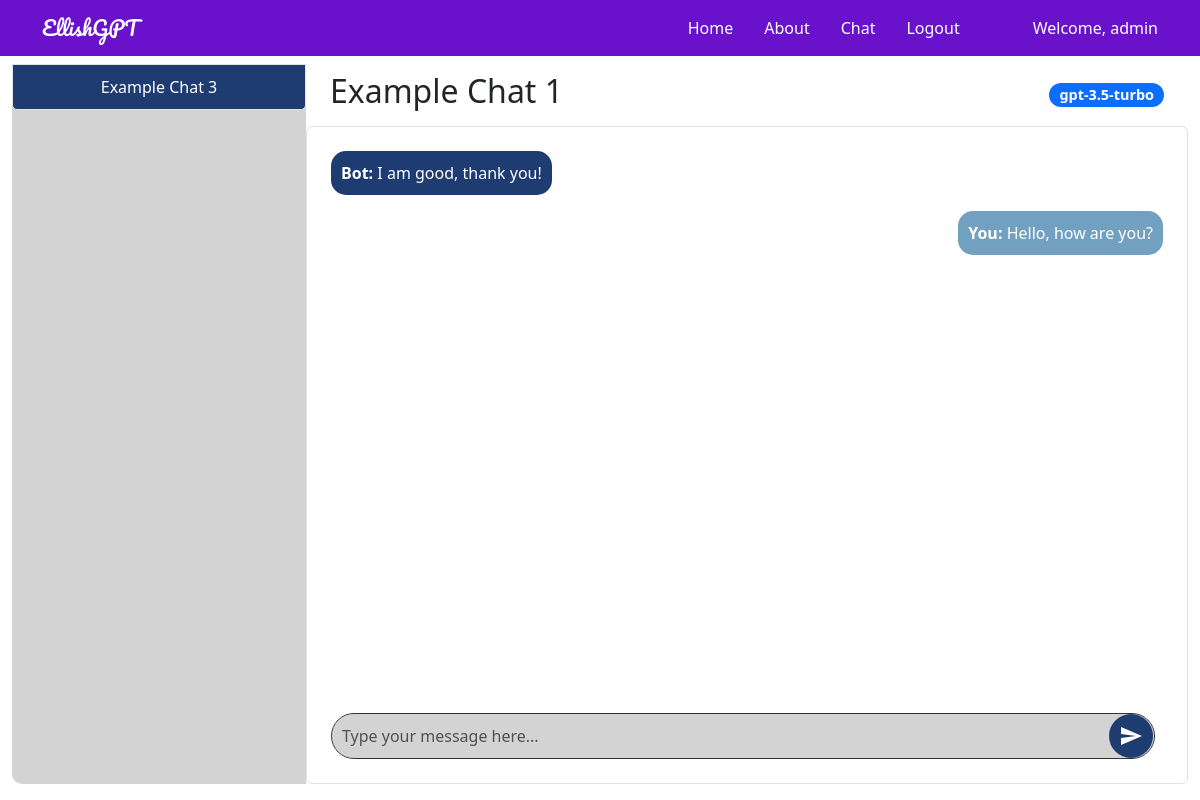
The app's page /chat/1 (signed in) with its own data.
### tables this page shows
CREATE TABLE users (
                userid INTEGER PRIMARY KEY,
                username TEXT NOT NULL UNIQUE,
                password TEXT NOT NULL
            );

CREATE TABLE chats (
                chat_id INTEGER PRIMARY KEY,
                user_id INTEGER,
                model_id INTEGER,
                title TEXT,
                chat TEXT,
                time TIMESTAMP,
                model_name TEXT,
                FOREIGN KEY(user_id) REFERENCES users(userid),
                FOREIGN KEY(model_id) REFERENCES models(modelid)
            );

CREATE TABLE chat_messages (
                id INTEGER PRIMARY KEY AUTOINCREMENT,
                chat_id INTEGER,
                sender TEXT,
                message TEXT,
                timestamp TIMESTAMP DEFAULT CURRENT_TIMESTAMP,
                FOREIGN KEY (chat_id) REFERENCES chats(chat_id)
            );

### genaiserver_wl_folder/flask_app.py (the view, shortened to what this page needs)
    @app.route('/chat/<int:chat_id>', methods=['GET', 'POST'])
    @login_required
    def open_chat(chat_id):
        try:
            db = get_db()
            username = session['username']
            cur = db.execute('SELECT userid FROM users WHERE username = ?', (username,))
            user_id = cur.fetchone()[0]
            cur = db.execute('SELECT * FROM chats WHERE chat_id = ?', (chat_id,))
            chat = cur.fetchone()
            if chat is None:
                logging.error(f"Chat with id {chat_id} not found.")
                flash("Chat not found.")
                return redirect(url_for('chat'))
            chat_data = dict(time=chat[5], chat=chat[4], title=chat[3], chat_id=chat[0], model_name=chat[6])
            cur_messages = db.execute('SELECT sender, message FROM chat_messages WHERE chat_id = ? ORDER BY timestamp DESC LIMIT 10', (chat_id,))
            messages = [{'sender': row[0], 'message': row[1]} for row in cur_messages.fetchall()]
            messages.reverse()  # Reverse to show the latest message at the bottom
            cur2 = db.execute('SELECT * FROM chats WHERE user_id = ? ORDER BY time;', (user_id,))
            chats = [dict(time=row[5], chat=row[4], title=row[3], chat_id=row[0], model_name=row[6]) for row in cur2.fetchall()]
            return render_template("chat_detail.html", app_data=app_data, chat=chat_data, messages=messages, chats=chats)
        except Exception as e:
            logging.exception(f"Error opening chat {chat_id}: {e}")
            flash("An error occurred while trying to open the chat.")
            return redirect(url_for('chat'))

### genaiserver_wl_folder/sql.py (called while the page is built)
def convert_datetime(s):
    return datetime.strptime(s.decode('utf-8'), '%Y-%m-%d %H:%M:%S')

### templates/chat_detail.html (shortened to what this page needs)
{% extends 'layout.html' %} {% block body %}
<div class="container-fluid">
    <div class="row" style="height: 90vh; overflow: hidden">
        <div class="col-md-3 d-flex align-items-stretch p-0">
            <div
                class="list-group sidebar d-flex flex-column justify-content-start w-100"
                style="
                    height: 100%;
                    border-radius: 10px 0 0 10px;
                    background-color: #d3d3d3;
                "
            >
                {% for chat in chats %}
                <div class="position-relative chat-item">
                    <a
                        href="{{ url_for('open_chat', chat_id=chat.chat_id) }}"
                        class="list-group-item list-group-item-action sidebar-item"
                    >
                        {{ chat.title }}
                    </a>
                </div>
                {% endfor %}
            </div>
        </div>
        <div
            class="col-md-9 d-flex flex-column p-0"
            style="
                height: 100%;
                border-radius: 0 10px 10px 0;
                background-color: #ffffff;
            "
        >
            <div
                class="d-flex justify-content-between align-items-center w-100 px-4 py-2"
                style="flex-shrink: 0"
            >
                <h2>{{ chat.title }}</h2>
                <span class="badge bg-primary">{{ chat.model_name }}</span>
            </div>
            <div
                class="chat-box p-4 border rounded bg-white"
                style="
                    flex-grow: 1;
                    padding: 20px;
                    height: 0;
                    border: 2px solid black;
                    overflow-y: auto;
                "
            >
                <div
                    id="chatHistory"
                    class="chat-history mb-4"
                    style="flex-grow: 1; padding-bottom: 1rem"
                >
                    {% for message in messages %}
                    <div
                        class="chat-message {{ 'align-self-end' if message.sender == 'You' else 'align-self-start' }}"
                        style="display: flex; flex-direction: column; align-items: {{ 'flex-end' if message.sender == 'You' else 'flex-start' }};"
                    >
                        <div
                            class="message-bubble {{ 'user-bubble' if message.sender == 'You' else 'bot-bubble' }}"
                            style="{{ 'background-color: #72a0c1; color: white;' if message.sender == 'You' else 'background-color: #1e3c72; color: white;' }}"
                        >
                            <strong>{{ message.sender }}:</strong> {{
                            message.message }}
                        </div>
                    </div>
                    {% endfor %}
                </div>
                <div class="chat-input" style="flex-shrink: 0">
                    <form id="chatForm" class="d-flex align-items-center">
                        <textarea
                            class="form-control me-2"
                            rows="1"
                            name="chat"
                            id="chatInput"
                            placeholder="Type your message here..."
                            style="
                                background-color: #d3d3d3;
                                color: black;
                                border: 1px solid #333;
                                border-radius: 25px;
                                padding: 10px;
                                resize: none;
                                flex-grow: 1;
                                max-height: 100px;
                                overflow-y: auto;
                            "
                        ></textarea>
                        <button
                            class="btn btn-gradient"
                            type="button"
                            onclick="sendChat()"
                            style="
                                background: #1e3c72;
                                color: white;
                                border: none;
                                border-radius: 50%;
                                padding: 10px;
                                display: flex;
                                align-items: center;
                                justify-content: center;
                                position: absolute;
                                right: 10px;
                            "
                        >
                            <svg
                                xmlns="http://www.w3.org/2000/svg"
                                width="24"
                                height="24"
                                fill="white"
                                viewBox="0 0 24 24"
                            >
                                <path
                                    d="M2.01 21l20.99-9-20.99-9-.01 7 15 2-15 2z"
                                />
                            </svg>
                        </button>
                    </form>
                </div>
            </div>
        </div>
    </div>
</div>
{% endblock %}

### templates/includes/_navbar.html (shortened to what this page needs)
<nav
    class="navbar navbar-expand-lg navbar-light fixed-top"
    style="background-color: #6a11cb"
>
    <div class="container">
        <a
            class="navbar-brand"
            href="/"
            style="color: white; font-family: &quot;Pacifico&quot;, cursive"
            >{{ app_data['project_name'] }}</a
        >
        <div class="collapse navbar-collapse" id="navbarResponsive">
            <ul class="navbar-nav ml-auto" style="margin-left: auto">
                <li
                    class="nav-item {% if request.path == '/' %}active{% endif %}"
                >
                    <a class="nav-link" href="/" style="color: white">Home</a>
                </li>
                <li
                    class="nav-item {% if request.path == '/about' %}active{% endif %}"
                >
                    <a class="nav-link" href="/about" style="color: white"
                        >About</a
                    >
                </li>
                <li
                    class="nav-item {% if request.path == '/chat' %}active{% endif %}"
                >
                    <a class="nav-link" href="/chat" style="color: white"
                        >Chat</a
                    >
                </li>
                {% if "logged_in" not in session %}
                <li
                    class="nav-item {% if request.path == '/login' %}active{% endif %}"
                >
                    <a class="nav-link" href="/login" style="color: white"
                        >Login</a
                    >
                </li>
                <li
                    class="nav-item {% if request.path == '/register' %}active{% endif %}"
                >
                    <a class="nav-link" href="/register" style="color: white"
                        >Register</a
                    >
                </li>
                {% else %}
                <li
                    class="nav-item {% if request.path == '/logout' %}active{% endif %}"
                >
                    <a class="nav-link" href="/logout" style="color: white"
                        >Logout</a
                    >
                </li>
                {% endif %}
            </ul>
            {% if "logged_in" in session %}
            <span class="navbar-text" style="margin-left: 50px; color: white"
                >Welcome, {{ session['username'] }}</span
            >
            {% endif %}
        </div>
    </div>
</nav>

### templates/layout.html (style rules this page uses)
.navbar-nav .nav-item .nav-link { transition: color 0.3s ease, text-decoration 0.3s ease; }
.navbar-nav .nav-item .nav-link { margin-right: 15px; }

### templates/chat_detail.html (style rules this page uses)
body { opacity: 1; transition: opacity 0.5s ease-in-out; }
.sidebar { background-color: #d3d3d3; height: 100%; flex-grow: 1; }
.sidebar-item { background-color: #1e3c72; color: white; margin-bottom: 10px; border-radius: 5px; padding: 10px; text-align: center; transition: background-color 0.3s, color 0.3s; }
.btn-gradient { background: linear-gradient(135deg, #6e8efb, #a777e3); color: white; border: none; border-radius: 25px; padding: 10px 20px; font-size: 16px; transition: background 0.3s, transform 0.3s; }
.chat-box { display: flex; flex-direction: column; width: 100%; overflow-y: auto; }
.chat-history { flex-grow: 1; overflow-y: auto; padding-bottom: 1rem; }
.chat-message { margin-bottom: 1rem; }
.chat-input { margin-top: 1rem; position: relative; }
textarea { width: 100%; background-color: #d3d3d3; color: black; border: 1px solid #333; border-radius: 25px; padding: 10px; resize: none; flex-grow: 1; max-height: 100px; overflow-y: auto; }
textarea::placeholder { color: #333; }
button { background-color: #1e3c72; color: #fff; border: none; border-radius: 50%; padding: 10px; cursor: pointer; transition: background-color 0.3s; display: flex; align-items: center; justify-content: center; position: absolute; right: 10px; }
.message-bubble { border-radius: 15px; padding: 10px; max-width: 75%; }
.user-bubble { background-color: #72a0c1; color: white; align-self: flex-end; text-align: right; }
.bot-bubble { background-color: #1e3c72; color: white; align-self: flex-start; text-align: left; }
.badge { background-color: #1e3c72; color: white; padding: 5px 10px; border-radius: 15px; font-size: 0.9rem; }

### records on screen
users: username "admin"
chats: title "Example Chat 3"
chats: title "Example Chat 1", model_name "gpt-3.5-turbo"
chat_messages: sender "Bot", message "I am good, thank you!"
chat_messages: sender "You", message "Hello, how are you?"

### other values on screen
{{ app_data['project_name'] }} "EllishGPT"
